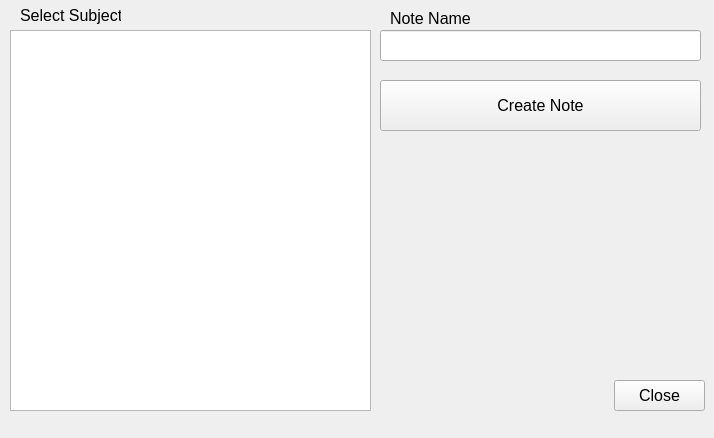
<?xml version="1.0" encoding="UTF-8"?>
<ui version="4.0">
 <class>NewNote</class>
 <widget class="QWidget" name="NewNote">
  <property name="geometry">
   <rect>
    <x>0</x>
    <y>0</y>
    <width>714</width>
    <height>438</height>
   </rect>
  </property>
  <property name="font">
   <font>
    <pointsize>12</pointsize>
   </font>
  </property>
  <property name="windowTitle">
   <string>New Note</string>
  </property>
  <widget class="QLabel" name="lSelectSubject">
   <property name="geometry">
    <rect>
     <x>20</x>
     <y>5</y>
     <width>101</width>
     <height>21</height>
    </rect>
   </property>
   <property name="font">
    <font>
     <pointsize>12</pointsize>
    </font>
   </property>
   <property name="text">
    <string>Select Subject</string>
   </property>
  </widget>
  <widget class="QLabel" name="lNoteName">
   <property name="geometry">
    <rect>
     <x>390</x>
     <y>10</y>
     <width>101</width>
     <height>16</height>
    </rect>
   </property>
   <property name="font">
    <font>
     <pointsize>12</pointsize>
    </font>
   </property>
   <property name="text">
    <string>Note Name</string>
   </property>
  </widget>
  <widget class="QLineEdit" name="lENoteName">
   <property name="geometry">
    <rect>
     <x>380</x>
     <y>30</y>
     <width>321</width>
     <height>31</height>
    </rect>
   </property>
  </widget>
  <widget class="QPushButton" name="pBCreateNote">
   <property name="geometry">
    <rect>
     <x>380</x>
     <y>80</y>
     <width>321</width>
     <height>51</height>
    </rect>
   </property>
   <property name="text">
    <string>Create Note</string>
   </property>
  </widget>
  <widget class="QPushButton" name="pBClose">
   <property name="geometry">
    <rect>
     <x>614</x>
     <y>380</y>
     <width>91</width>
     <height>31</height>
    </rect>
   </property>
   <property name="text">
    <string>Close</string>
   </property>
  </widget>
  <widget class="QTreeWidget" name="tWSelectSubject">
   <property name="geometry">
    <rect>
     <x>10</x>
     <y>30</y>
     <width>361</width>
     <height>381</height>
    </rect>
   </property>
   <property name="font">
    <font>
     <pointsize>12</pointsize>
    </font>
   </property>
   <property name="sortingEnabled">
    <bool>false</bool>
   </property>
   <attribute name="headerVisible">
    <bool>false</bool>
   </attribute>
   <column>
    <property name="text">
     <string notr="true">1</string>
    </property>
   </column>
  </widget>
 </widget>
 <tabstops>
  <tabstop>tWSelectSubject</tabstop>
  <tabstop>lENoteName</tabstop>
  <tabstop>pBCreateNote</tabstop>
  <tabstop>pBClose</tabstop>
 </tabstops>
 <resources/>
 <connections>
  <connection>
   <sender>pBClose</sender>
   <signal>clicked()</signal>
   <receiver>NewNote</receiver>
   <slot>close()</slot>
   <hints>
    <hint type="sourcelabel">
     <x>663</x>
     <y>386</y>
    </hint>
    <hint type="destinationlabel">
     <x>858</x>
     <y>394</y>
    </hint>
   </hints>
  </connection>
 </connections>
</ui>
